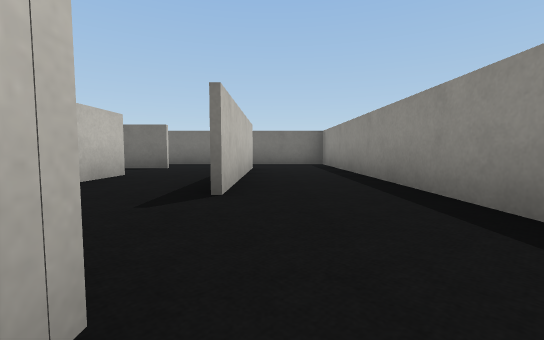
View 1 (above)

17 first-person views from a walk through a robot-simulator world made for Webots. The camera is 0.4 m above the floor, tilts 4° down and sees 90° across. The floor is counted in squares, 1 m on a side. Each view is taken from the middle of a square. On the plan, view 1 faces up. The plan holds only what a view shows up to about 9 squares ahead; the rest is blank. The place goes on beyond the plan. The robots in the file are not drawn. Webots' stock objects and surfaces are drawn as simple stand-ins.

View 2
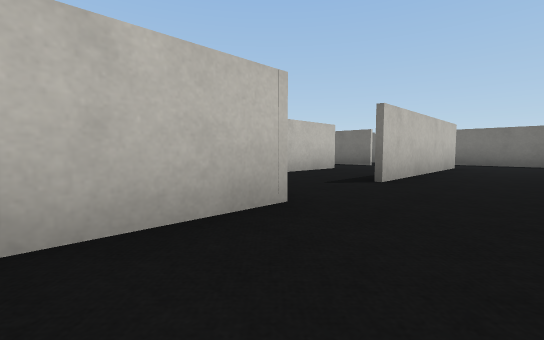

View 3
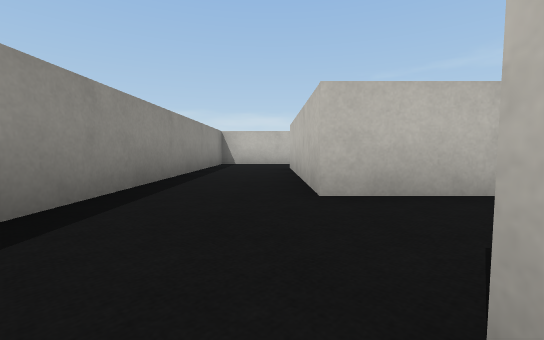

View 4
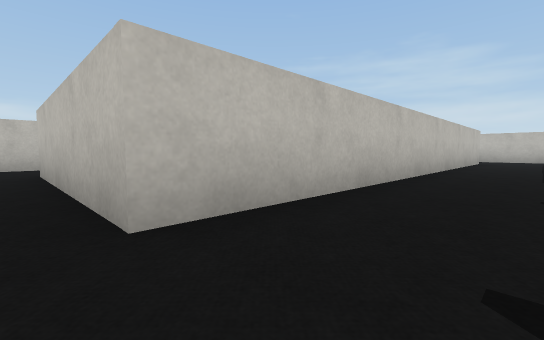

View 5
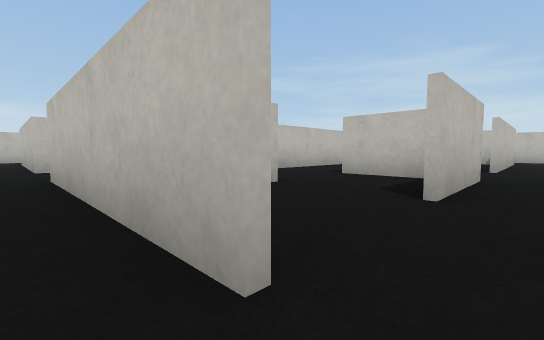

View 6
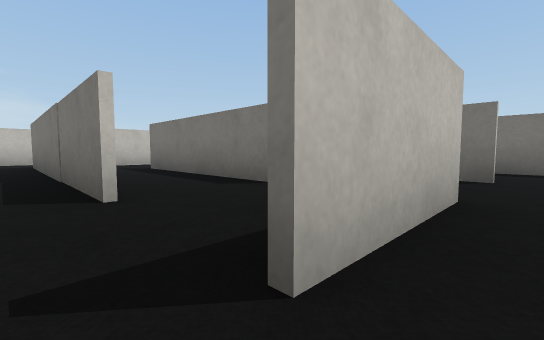

View 7
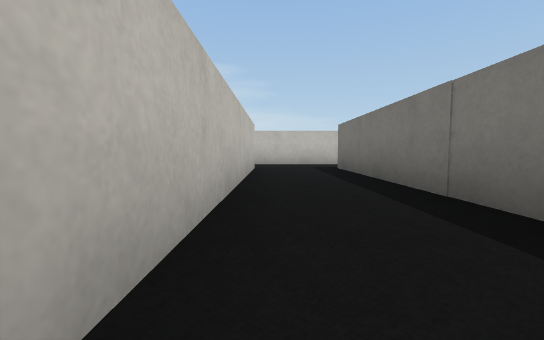

View 8
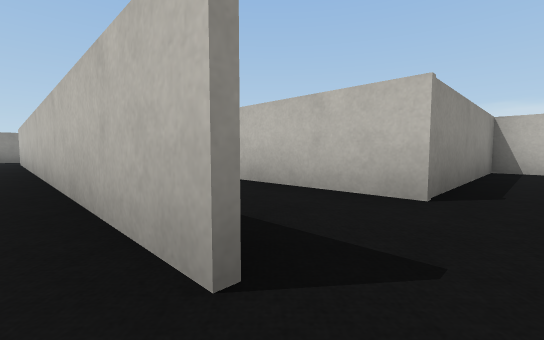

View 9
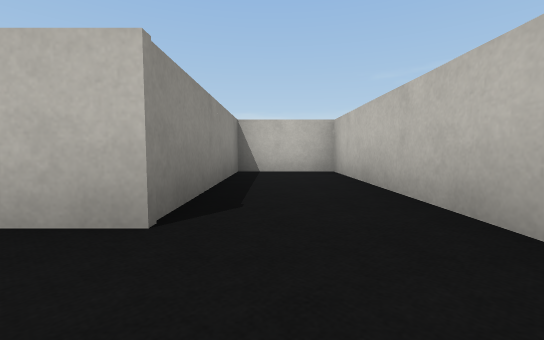

View 10
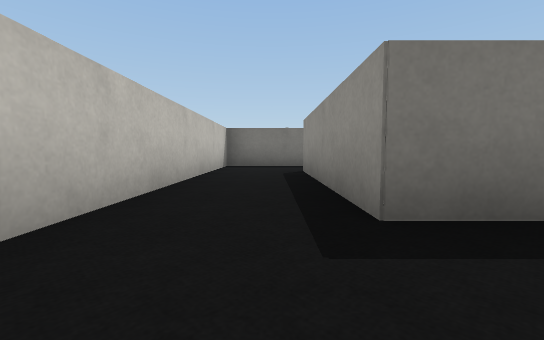

View 11
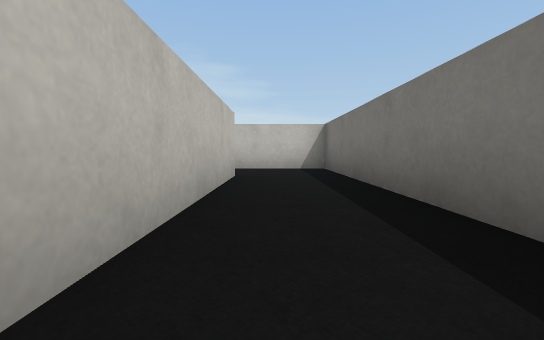

View 12
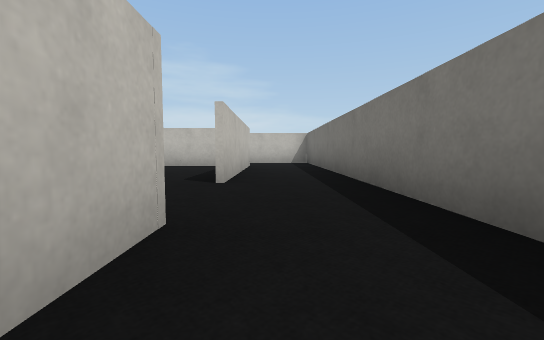

View 13
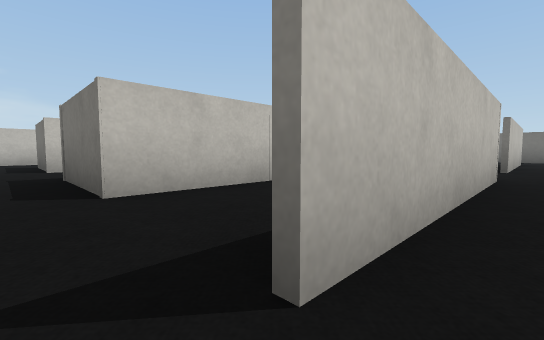

View 14
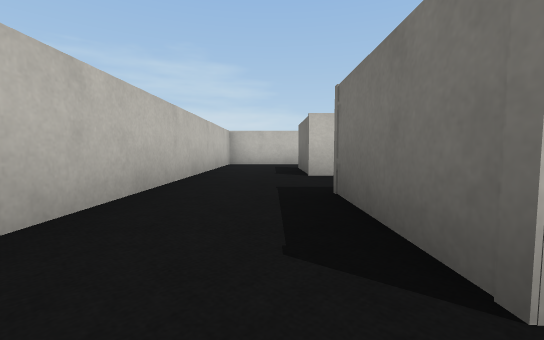

View 15
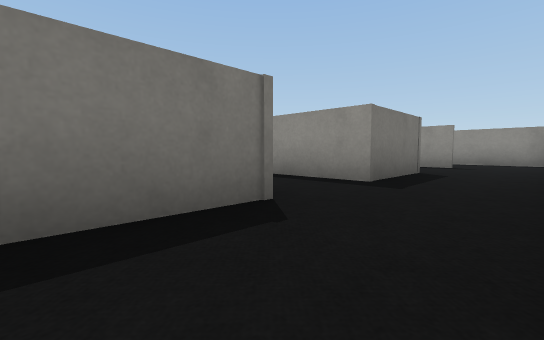

View 16
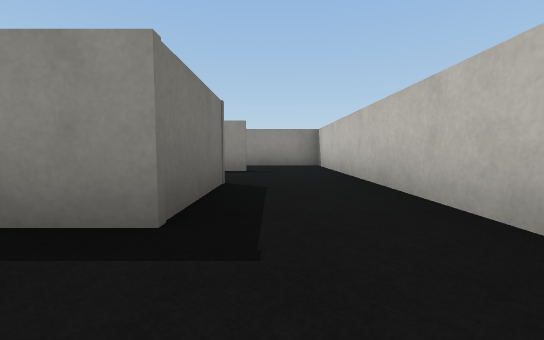

View 17
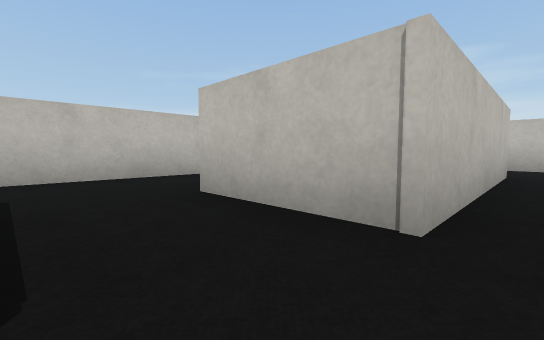

### Floor plan
Key: @ floor where view 1 was taken; # wall or solid block; . floor.
Columns run from 12 left of view 1 to 2 right of it. Each row starts with its distance up from view 1.
  8 ###############
  7 #.............#
  6 #.####..##.#..#
  5 #.#....##..#..#
  4 #.#.####.#.#..#
  3 #.######.#.#..#
  2 #.............#
  1 #.............#
  0 #.##########@.#
 -1 #.#####.   #..#
 -2 #.#   #.##.#..#
 -3 #.#.###.##.#..#
 -4 #.#...........#
 -5 #.#...........#
 -6 ###############

Positions as (right, up) in squares from view 1, and headings:
1: (0, 0), facing up
2: (1, -1), facing up-left
3: (0, 3), facing down
4: (0, 2), facing down-left
5: (0, 7), facing down-left
6: (-2, 2), facing up-left
7: (-4, 1), facing left
8: (-11, 1), facing down-right
9: (-11, 0), facing down
10: (-11, 1), facing up
11: (-6, 7), facing left
12: (-3, 7), facing left
13: (0, -4), facing up-left
14: (-2, -4), facing left
15: (-8, -5), facing up-right
16: (-6, -4), facing right
17: (-5, -1), facing down-left
